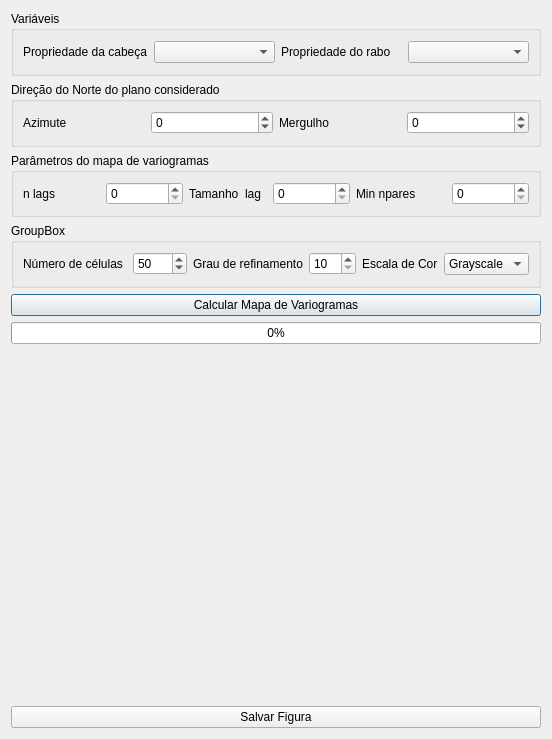
<?xml version="1.0" encoding="UTF-8"?>
<ui version="4.0">
 <class>Variogram_Map</class>
 <widget class="QDialog" name="Variogram_Map">
  <property name="geometry">
   <rect>
    <x>0</x>
    <y>0</y>
    <width>492</width>
    <height>739</height>
   </rect>
  </property>
  <property name="windowTitle">
   <string>Mapa de Variogramas</string>
  </property>
  <property name="windowIcon">
   <iconset resource="imagens.qrc">
    <normaloff>:/imagens/SimpleVar.png</normaloff>:/imagens/SimpleVar.png</iconset>
  </property>
  <layout class="QVBoxLayout" name="verticalLayout">
   <item>
    <widget class="QGroupBox" name="groupBox_2">
     <property name="title">
      <string>Variáveis</string>
     </property>
     <layout class="QHBoxLayout" name="horizontalLayout">
      <item>
       <widget class="QLabel" name="label_4">
        <property name="text">
         <string>Propriedade da cabeça</string>
        </property>
       </widget>
      </item>
      <item>
       <widget class="QComboBox" name="Propr_cabeca"/>
      </item>
      <item>
       <widget class="QLabel" name="label_5">
        <property name="text">
         <string>Propriedade do rabo</string>
        </property>
       </widget>
      </item>
      <item>
       <widget class="QComboBox" name="Prop_rabo"/>
      </item>
     </layout>
    </widget>
   </item>
   <item>
    <widget class="QGroupBox" name="groupBox_3">
     <property name="title">
      <string>Direção do Norte do plano considerado</string>
     </property>
     <layout class="QHBoxLayout" name="horizontalLayout_2">
      <item>
       <widget class="QLabel" name="label">
        <property name="text">
         <string>Azimute </string>
        </property>
       </widget>
      </item>
      <item>
       <widget class="QSpinBox" name="Azimute">
        <property name="minimum">
         <number>-360</number>
        </property>
        <property name="maximum">
         <number>360</number>
        </property>
       </widget>
      </item>
      <item>
       <widget class="QLabel" name="label_13">
        <property name="text">
         <string>Mergulho</string>
        </property>
       </widget>
      </item>
      <item>
       <widget class="QSpinBox" name="Mergulho">
        <property name="minimum">
         <number>-360</number>
        </property>
        <property name="maximum">
         <number>360</number>
        </property>
       </widget>
      </item>
     </layout>
    </widget>
   </item>
   <item>
    <widget class="QGroupBox" name="groupBox">
     <property name="title">
      <string>Parâmetros do mapa de variogramas</string>
     </property>
     <layout class="QGridLayout" name="gridLayout">
      <item row="0" column="5">
       <widget class="QLabel" name="label_3">
        <property name="text">
         <string>Min npares         </string>
        </property>
       </widget>
      </item>
      <item row="0" column="3">
       <widget class="QLabel" name="label_7">
        <property name="text">
         <string>Tamanho  lag</string>
        </property>
       </widget>
      </item>
      <item row="0" column="0">
       <widget class="QLabel" name="label_6">
        <property name="text">
         <string>n lags</string>
        </property>
       </widget>
      </item>
      <item row="0" column="4">
       <widget class="QSpinBox" name="Lag_size">
        <property name="maximum">
         <number>999999</number>
        </property>
       </widget>
      </item>
      <item row="0" column="1">
       <widget class="QSpinBox" name="nLag">
        <property name="maximum">
         <number>999999</number>
        </property>
       </widget>
      </item>
      <item row="0" column="6">
       <widget class="QSpinBox" name="Min_npares">
        <property name="maximum">
         <number>99999999</number>
        </property>
       </widget>
      </item>
     </layout>
    </widget>
   </item>
   <item>
    <widget class="QGroupBox" name="groupBox_4">
     <property name="title">
      <string>GroupBox</string>
     </property>
     <layout class="QHBoxLayout" name="horizontalLayout_3">
      <item>
       <widget class="QLabel" name="label_2">
        <property name="text">
         <string>Número de células </string>
        </property>
       </widget>
      </item>
      <item>
       <widget class="QSpinBox" name="Ncelulas">
        <property name="minimum">
         <number>5</number>
        </property>
        <property name="maximum">
         <number>2000</number>
        </property>
        <property name="value">
         <number>50</number>
        </property>
       </widget>
      </item>
      <item>
       <widget class="QLabel" name="label_8">
        <property name="text">
         <string>Grau de refinamento</string>
        </property>
       </widget>
      </item>
      <item>
       <widget class="QSpinBox" name="Grau_refinamento">
        <property name="minimum">
         <number>10</number>
        </property>
        <property name="maximum">
         <number>350</number>
        </property>
       </widget>
      </item>
      <item>
       <widget class="QLabel" name="label_9">
        <property name="text">
         <string>Escala de Cor</string>
        </property>
       </widget>
      </item>
      <item>
       <widget class="QComboBox" name="Gradient_type">
        <item>
         <property name="text">
          <string>Grayscale</string>
         </property>
        </item>
        <item>
         <property name="text">
          <string>Hot</string>
         </property>
        </item>
        <item>
         <property name="text">
          <string>Cold</string>
         </property>
        </item>
        <item>
         <property name="text">
          <string>Polar</string>
         </property>
        </item>
        <item>
         <property name="text">
          <string>Hues</string>
         </property>
        </item>
        <item>
         <property name="text">
          <string>Spectrum</string>
         </property>
        </item>
       </widget>
      </item>
     </layout>
    </widget>
   </item>
   <item>
    <widget class="QPushButton" name="pushButton">
     <property name="text">
      <string>Calcular Mapa de Variogramas</string>
     </property>
    </widget>
   </item>
   <item>
    <widget class="QProgressBar" name="progressBar">
     <property name="value">
      <number>0</number>
     </property>
    </widget>
   </item>
   <item>
    <widget class="QCustomPlot" name="customPlot" native="true">
     <property name="minimumSize">
      <size>
       <width>350</width>
       <height>350</height>
      </size>
     </property>
    </widget>
   </item>
   <item>
    <widget class="QPushButton" name="pushButton_2">
     <property name="text">
      <string>Salvar Figura</string>
     </property>
    </widget>
   </item>
  </layout>
 </widget>
 <customwidgets>
  <customwidget>
   <class>QCustomPlot</class>
   <extends>QWidget</extends>
   <header location="global">qcustomplot.h</header>
   <container>1</container>
  </customwidget>
 </customwidgets>
 <resources>
  <include location="imagens.qrc"/>
 </resources>
 <connections/>
</ui>
